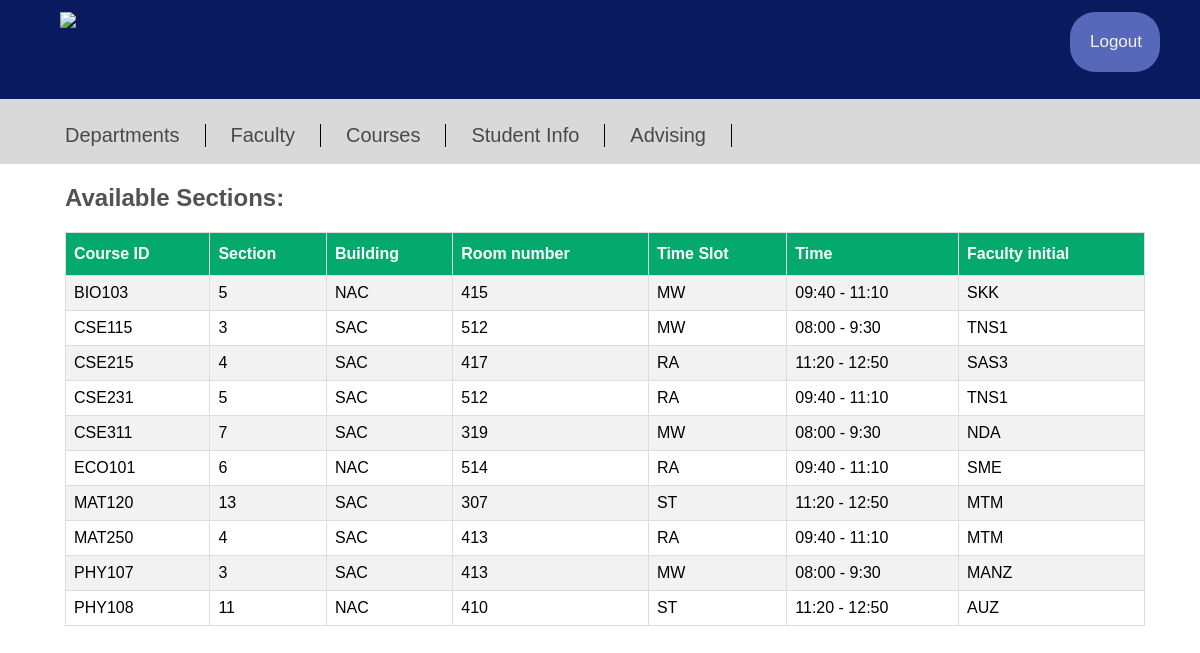
Page /Advising.php on the committed database.
### tables this page shows
CREATE TABLE `section` (
  `course_id` varchar(10) NOT NULL,
  `sec_id` int(11) NOT NULL,
  `building` varchar(10) DEFAULT NULL,
  `room_number` int(11) DEFAULT NULL,
  `timeslot_id` varchar(10) DEFAULT NULL,
  `Faculty_initial` varchar(10) NOT NULL,
  `time` varchar(30) NOT NULL
);

### Advising.php (the view, shortened to what this page needs)
<!DOCTYPE html>
<html>
<head>
</head>
<body>
   <div class="topnav">
      <img src="https://rds3.northsouth.edu/assets/images/logo-wide.png" style="max-width:340px; margin-left: 45px" >
      <a href="logout.php?logout" style="border-radius: 25px;
         background: #5768ba;
         padding: 20px;
         width: 50px;
         height: 20px;">Logout</a>
   </div>
   <div class="bottomnav">
      <ul>
         <a href="Departments.php">Departments</a>
         <a href="Faculty.php">Faculty</a>
         <a href="Courses.php">Courses</a>
         <a href="Studentinfo.php">Student Info</a>
         <a href="Advising.php">Advising</a>
      </ul>
   </div>
   <h2 style="font-family: Arial,sans-serif; margin-left: 65px; color: #525252">Available Sections:</h2>
   <table id = "tablestyle">
      <tr>
         <th>Course ID</th>
         <th>Section</th>
         <th>Building</th>
         <th>Room number</th>
         <th>Time Slot</th>
         <th>Time</th>
         <th>Faculty initial</th>
      </tr>
      <?php
         $con=mysqli_connect('localhost', 'root', '', 'nsu_rds');
         $sql = "SELECT * FROM section";
         $result = $con -> query($sql);
         if($result -> num_rows > 0){
            while($row = $result-> fetch_assoc()){
               echo "<tr><td>". $row["course_id"] ."</td><td>". $row["sec_id"] ."</td><td>". $row["building"] ."</td><td>". $row["room_number"] ."</td>
                     <td>". $row["timeslot_id"] ."</td><td>". $row["time"] ."</td><td>". $row["Faculty_initial"] ."</td></tr>";
            }
         echo "</table>";
      }
      else{
         echo "0 Results found";
      }
   ?>
</body>
</html>

### Advising.php (style rules this page uses)
body { margin: 0; padding: 0; }
.topnav { height: 75px; padding: 12px 15px; background-color: #091a5e; overflow: hidden; }
.topnav a { float: Right; margin-right: 25px; color: #f2f2f2; text-align: center; padding: 25px 50px; text-decoration: none; font-family: Arial, sans-serif; font-size: 17px; }
.bottomnav { height: 65px; background: #d9d9d9; }
.bottomnav ul { height: 40px; display: inline-flex; justify-content: safe left; align-items: center; }
.bottomnav ul a { color: #494949; padding: 0px 25px; border-right: 1px solid black; text-decoration: none; font-family: Arial, sans-serif; font-size: 20px; }
#tablestyle { font-family: Arial, Helvetica, sans-serif; border-collapse: collapse; width: 90%; margin-left: 65px; margin-right: 65px; }
#tablestyle td, #tablestyle th { border: 1px solid #ddd; padding: 8px; }
#tablestyle tr:nth-child(even) { background-color: #f2f2f2; }
#tablestyle th { padding-top: 12px; padding-bottom: 12px; text-align: left; background-color: #04AA6D; color: white; }

### rows in the picture
section: course "BIO103", sec "5", building "NAC", room_number "415", timeslot "MW", time "09:40 - 11:10", Faculty_initial "SKK"
section: course "CSE115", sec "3", building "SAC", room_number "512", timeslot "MW", time "08:00 - 9:30", Faculty_initial "TNS1"
section: course "CSE215", sec "4", building "SAC", room_number "417", timeslot "RA", time "11:20 - 12:50", Faculty_initial "SAS3"
section: course "CSE231", sec "5", building "SAC", room_number "512", timeslot "RA", time "09:40 - 11:10", Faculty_initial "TNS1"
section: course "CSE311", sec "7", building "SAC", room_number "319", timeslot "MW", time "08:00 - 9:30", Faculty_initial "NDA"
section: course "ECO101", sec "6", building "NAC", room_number "514", timeslot "RA", time "09:40 - 11:10", Faculty_initial "SME"
section: course "MAT120", sec "13", building "SAC", room_number "307", timeslot "ST", time "11:20 - 12:50", Faculty_initial "MTM"
section: course "MAT250", sec "4", building "SAC", room_number "413", timeslot "RA", time "09:40 - 11:10", Faculty_initial "MTM"
section: course "PHY107", sec "3", building "SAC", room_number "413", timeslot "MW", time "08:00 - 9:30", Faculty_initial "MANZ"
section: course "PHY108", sec "11", building "NAC", room_number "410", timeslot "ST", time "11:20 - 12:50", Faculty_initial "AUZ"
